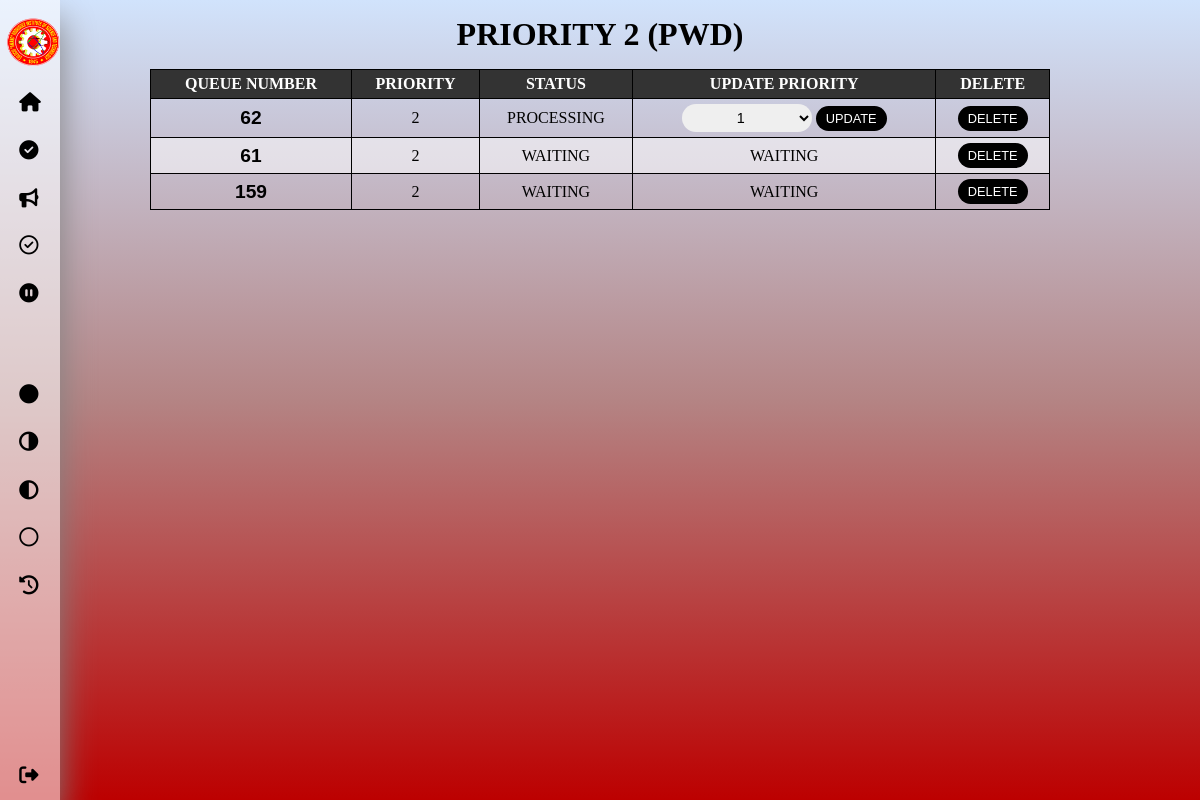
/queueing-system/priority2.php (signed in), run on the app's committed database.
### tables this page shows
CREATE TABLE `queue_list` (
  `id` int(11) NOT NULL,
  `priority` varchar(150) NOT NULL,
  `status` varchar(150) NOT NULL,
  `added_at` datetime NOT NULL DEFAULT current_timestamp(),
  `finished_at` datetime DEFAULT NULL
);

### queueing-system/priority2.php (the view, shortened to what this page needs)
<?php
$con = connection();
$sql = "SELECT * FROM queue_list WHERE priority = 2 && status = 'WAITING' || priority = 2 && status = 'READY' || priority = 2 && status = 'ONCALL' || priority = 2 && status = 'PROCESSING' ORDER BY CASE status WHEN 'READY' THEN 1 WHEN 'ONCALL' THEN 2 WHEN 'PROCESSING' THEN 3 ELSE 4 END, priority ASC";
$queue = $con -> query($sql) or die ($con -> error);
$row = $queue -> fetch_assoc();
?>
<!DOCTYPE html>
<html lang="en">
<head>
    <link rel="stylesheet" href="css/main.css">
    <link rel="stylesheet" href="css/table.css">
    <link rel="stylesheet" href="css/form.css">
    <link rel="stylesheet" href="https://cdnjs.cloudflare.com/ajax/libs/font-awesome/6.4.0/css/all.min.css">
</head>
<body>
    <nav class="navbar">
        <ul>
            <li>
                <a href="display.php" class="logo" target="_blank">
                <img src="img/logo.png" alt="logo"></a>
            </li>
            <li><a href="dashboard.php">
                <i class="fa-solid fa-house"></i>
            </a></li>
            <li><a href="ready.php">
                <i class="fa-solid fa-circle-check"></i>
            </a></li>
            <li><a href="oncall.php">
                <i class="fa-solid fa-bullhorn"></i>
            </a></li>
            <li><a href="processing.php">
                <i class="fa-regular fa-circle-check"></i>
            </a></li>
            <li><a href="waiting.php">
                <i class="fa-solid fa-circle-pause"></i>
            </a></li>
            <br>
            <br>
            <br>
            <li><a href="priority1.php">
                <i class="fa-solid fa-circle"></i>
            </a></li>
            <li><a href="priority2.php">
                <i class="fa-sharp fa-solid fa-circle-half-stroke fa-rotate-180"></i>
            </a></li>
            <li><a href="priority3.php">
                <i class="fa-solid fa-circle-half-stroke"></i>
            </a></li>
            <li><a href="priority4.php">
                <i class="fa-regular fa-circle"></i>
            </a></li>
            <li><a href="history.php">
                <i class="fa-solid fa-clock-rotate-left"></i>
            </a></li>
            <li><a href="logout.php" class="logout">
                <i class="fa-sharp fa-solid fa-right-from-bracket"></i>
            </a></li>
        </ul>
    </nav>
    <h1>PRIORITY 2 (PWD)</h1>
    <table>
        <thead>
        <tr>
            <th>QUEUE NUMBER</th>
            <th>PRIORITY</th>
            <th>STATUS</th>
            <th>UPDATE PRIORITY</th>
            <th>DELETE</th>
        </tr>
        </thead>
        <tbody>
        <?php do{ ?>
        <?php if (isset($row) && $row !== null) { ?>
        <tr>
            <td class="ticket"><?php echo $row['id'] ?></td>
            <td><?php echo $row['priority'] ?></td>
            <td><?php echo $row['status'] ?></td>
            <td>
                <form id="update_form" method="post" action="priority2_update.php" onsubmit="return confirm('\nAre you sure you want to update the PRIORITY to 1?');">
                    <?php if ($row['status'] != 'WAITING') {
                    ?>
                    <select name="priority">
                        <option value="1">1</option>
                    </select>
                    <button type="submit">UPDATE</button>
                    <?php } else {
                        echo '<span>WAITING</span>';
                    } ?>
                </form>
            </td>
            <td>
                <form id="update_form" method="post" action="priority2_delete.php" onsubmit="return confirm('\nAre you sure you want to DELETE this item?');">
                        <button type="submit">DELETE</button>
                </form>
            </td>
        </tr>
        <?php } ?>
        <?php }while($row = $queue -> fetch_assoc()) ?>
        </tbody>
    </table>
</body>
</html>

### queueing-system/css/main.css (style rules this page uses)
* { margin: 0; padding: 0; outline: none; border: none; text-decoration: none; list-style-type: none; box-sizing: border-box; }
body { background: linear-gradient( to bottom, #D1E3FC, #b48484, #BC0000 ) fixed; }
.navbar { position: fixed; top: 0; bottom: 0; height: 100vh; left: 0; background: rgba(255, 255, 255, 0.562); width: 5%; overflow: hidden; transition: 0.2s linear; box-shadow: 0 20px 35px gray; font-weight: bold; padding-left: 1.5rem; }
.logo { text-align: center; display: flex; transition: all 0.5s ease; margin: 0.25rem 0 0 -1.3rem; }
.logo img { width: 70%; height: 60px; }
a { position: relative; color: black; font-size: 1.5em; display: table; width: 300px; padding: 1rem; margin-left: -0.5rem; }
.logout { position: absolute; bottom: 0; }
@media screen and (max-width: 1366px) { .navbar { position: fixed; top: 0; bottom: 0; height: 100vh; left: 0; background: rgba(255, 255, 255, 0.562); width: 5%; overflow: hidden; transition: 0.2s linear; box-shadow: 0 20px 35px gray; font-weight: bold; padding-left: 1.5rem; } }
@media screen and (max-width: 1366px) { .logo { text-align: center; display: flex; transition: all 0.5s ease; margin: 0.25rem 0 0 -1.3rem; } }
@media screen and (max-width: 1366px) { .logo img { width: 60% !important; height: 50px !important; margin-left: -0.8rem !important; } }
@media screen and (max-width: 1366px) { a { position: relative; color: black; font-size: 1.2em !important; display: table; width: 300px; padding: 0.8rem !important; margin-left: -1.1rem !important; } }

### queueing-system/css/table.css (style rules this page uses)
h1 { text-align: center; margin-top: 1rem; margin-bottom: 1rem; }
table { border: 1px solid black; border-collapse: collapse; width: 70%; margin-right: auto; margin-left: auto; }
table, th, td { border: 1px solid black; text-align: center; font-size: large; padding: 5px; }
th { background-color: #333; color: white; }
tr:nth-child(even) { background-color: rgba(255, 255, 255, 0.521); }
.ticket { font-weight: bold; font-size: 30px; font-family: Arial, Helvetica, sans-serif; }
@media screen and (max-width: 1366px) { table { border: 1px solid black; border-collapse: collapse; width: 75%; margin-right: auto; margin-left: auto; } }
@media screen and (max-width: 1366px) { table, th, td { border: 1px solid black; text-align: center; font-size: 1em !important; padding: 5px; } }
@media screen and (max-width: 1366px) { .ticket { font-weight: bold; font-size: 1.2em !important; font-family: Arial, Helvetica, sans-serif; } }

### queueing-system/css/form.css (style rules this page uses)
#update_form button[type="submit"] { font-size: 1em; text-align: center; padding: 5px 15px; color: white; background-color: black; border-radius: 50px; }
#update_form select, #update_form option { font-size: 1em; padding: 5px; border-radius: 50px; width: 155px; text-align: center; }
#update_form select, #update_form option, #update_form input:hover { cursor: pointer; }
@media screen and (max-width: 1366px) { #update_form button[type="submit"] { font-size: 0.8em !important; text-align: center; padding: 5px 10px !important; color: white; background-color: black; border-radius: 50px; } }
@media screen and (max-width: 1366px) { #update_form select, #update_form option { font-size: 0.9em !important; padding: 5px 5px; border-radius: 50px; width: 130px !important; text-align: center; } }

### data on the page
queue_list: id "62", priority "2", status "PROCESSING"
queue_list: id "61", priority "2", status "WAITING"
queue_list: id "159", priority "2", status "WAITING"
